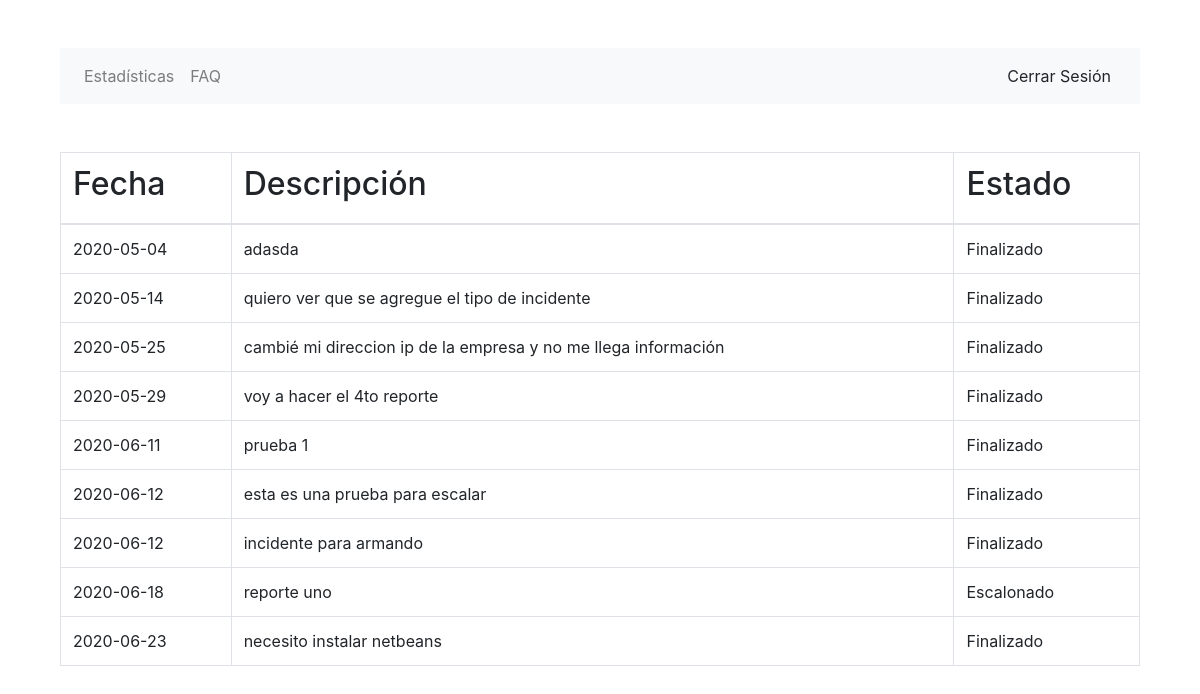
The app's page /mis_reportes.php (signed in) with its own data.
### tables this page shows
CREATE TABLE `reporte` (
  `id` int(11) NOT NULL AUTO_INCREMENT,
  `fecha` date DEFAULT NULL,
  `descripcion_usuario` text DEFAULT NULL,
  `descripcion_asistente` text DEFAULT NULL,
  `descripcion_tecnico` text DEFAULT NULL,
  `id_dispositivo` int(11) DEFAULT NULL,
  `id_tecnico` int(11) DEFAULT NULL,
  `id_tecnico_esc` int(11) DEFAULT NULL,
  `id_usuario` int(11) DEFAULT NULL,
  `id_asistente` int(11) DEFAULT NULL,
  `autoSolu` varchar(2) DEFAULT NULL,
  `autoSolu_Descripcion` text DEFAULT NULL,
  `estado` varchar(80) DEFAULT NULL,
  `fecha_solu` date DEFAULT NULL,
  `prioridad` varchar(80) DEFAULT NULL,
  `tipo` varchar(80) DEFAULT NULL,
  `herramientas` text DEFAULT NULL,
  `razon` text DEFAULT NULL,
  `finalizado` text DEFAULT NULL,
  PRIMARY KEY (`id`)
);

### mis_reportes.php (the view, shortened to what this page needs)
<?php
  require 'conexion.php';
  $query = mysqli_query($C_reportes, "SELECT * FROM reporte WHERE id_usuario = '".$_SESSION['userid']."'");
 ?>
 <!DOCTYPE html>
 <html lang="en" dir="ltr">
   <head>
     <link rel="stylesheet" href="css/bootstrap.css">
     <link rel="stylesheet" href="css/bootstrap.min.css">
     <link rel="stylesheet" href="css/bootstrap-grid.css">
     <link rel="stylesheet" href="css/bootstrap-grid.min.css">
     <link rel="stylesheet" href="css/bootstrap-reboot.css">
   </head>
   <body>
     <div class="container">
       <div class="container">
         <nav class="navbar navbar-expand-lg navbar-light bg-light mt-5">
           <div class="collapse navbar-collapse" id="navbarSupportedContent">
             <ul class="navbar-nav">
              <li class="nav-item">
                <a class="nav-link" href="estadisticas.php">Estadísticas</a>
              </li>
             </ul>
             <ul class="navbar-nav">
              <li class="nav-item">
                <a class="nav-link" href="faq.html" target="_blank">FAQ</a>
              </li>
             </ul>
           </div>
             <a class="btn my-2 my-sm-0" href="cerrar_session.php">Cerrar Sesión</a>
         </nav>
       <table class="table table-bordered mt-5">
         <thead>
           <tr>
             <th><h2> Fecha </h2></th>
             <th><h2> Descripción </h2></th>
             <th><h2> Estado </h2></th>
           </tr>
         </thead>
          <tbody>
            <?php
            while ($row = $query->fetch_row()) {
            ?>
              <tr>
                <td ><?=$row[1]?></td>
                <td ><?=$row[2]?></td>
                <td><?=$row[12]?></td>
              </tr>
              <?php
            }
             ?>
          </tbody>
       </table>
     </div>
   </body>
 </html>

### records on screen
reporte: fecha "2020-05-04", descripcion_usuario "adasda", estado "Finalizado"
reporte: fecha "2020-05-14", descripcion_usuario "quiero ver que se agregue el tipo de incidente", estado "Finalizado"
reporte: fecha "2020-05-25", descripcion_usuario "cambié mi direccion ip de la empresa y no me llega información", estado "Finalizado"
reporte: fecha "2020-05-29", descripcion_usuario "voy a hacer el 4to reporte", estado "Finalizado"
reporte: fecha "2020-06-11", descripcion_usuario "prueba 1", estado "Finalizado"
reporte: fecha "2020-06-12", descripcion_usuario "esta es una prueba para escalar", estado "Finalizado"
reporte: fecha "2020-06-12", descripcion_usuario "incidente para armando", estado "Finalizado"
reporte: fecha "2020-06-18", descripcion_usuario "reporte uno", estado "Escalonado"
reporte: fecha "2020-06-23", descripcion_usuario "necesito instalar netbeans", estado "Finalizado"
